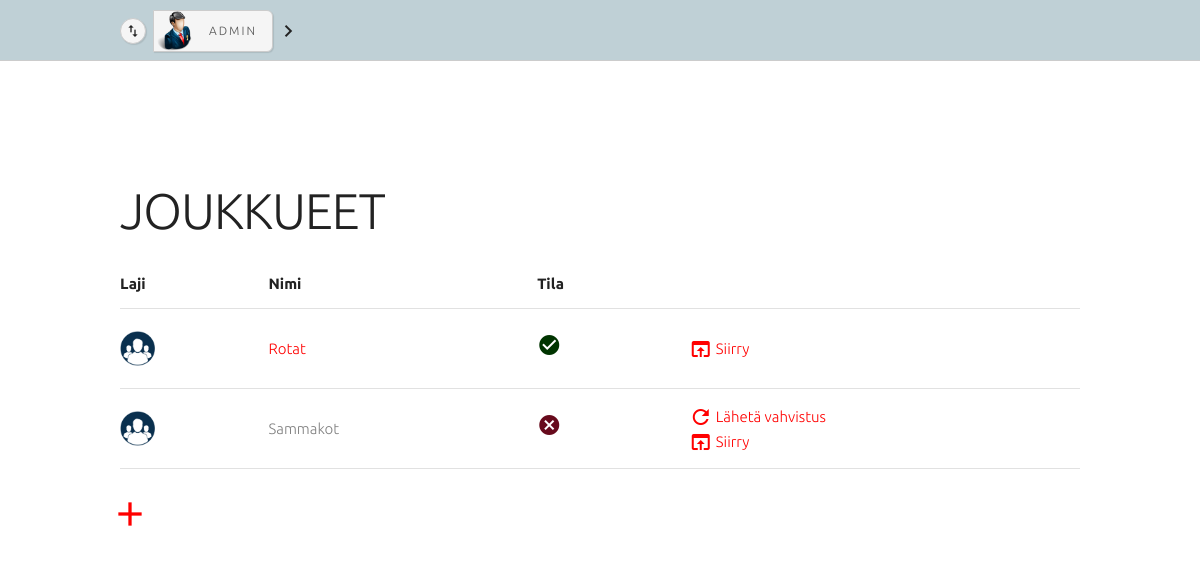
The app's page /teams.php (signed in), older data.
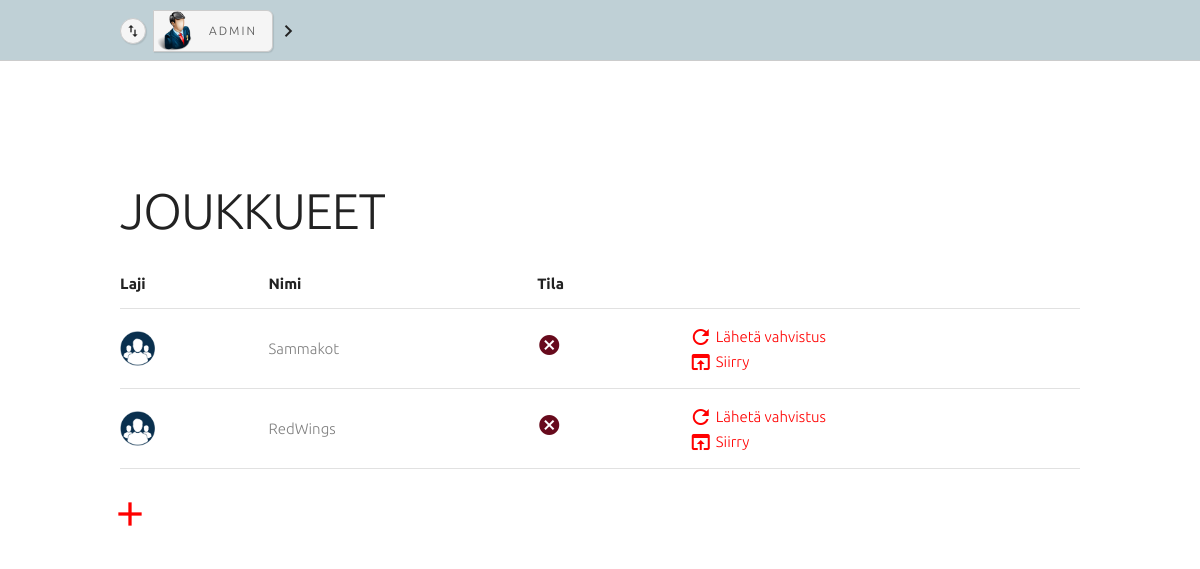
The same page, newer data.
### tables this page shows
CREATE TABLE `team` (
  `id` int(11) NOT NULL,
  `user_id` int(11) NOT NULL,
  `name` varchar(128) NOT NULL
);

CREATE TABLE `user` (
  `id` int(11) NOT NULL,
  `owner_id` int(11) NOT NULL,
  `type` int(11) NOT NULL,
  `uid` varchar(128) NOT NULL,
  `email` varchar(128) NOT NULL,
  `pwd` varchar(128) NOT NULL,
  `hash` char(32) NOT NULL,
  `team_id` int(11) NOT NULL,
  `activated` int(11) NOT NULL
);

### functions.php (the view, shortened to what this page needs)
<?php
function listTeams()
{
	include 'dbh.php';
	$i = 1;
	$id = $_SESSION['id'];
	$stmt = $conn->prepare("SELECT * from team WHERE user_id='$id'");
	$stmt->execute();
  while ($row = $stmt->fetch()) {
  $teamId = $row['id'];
  $showId = $row['id'];
	$stmt2 = $conn->prepare("SELECT * from user WHERE team_id='$teamId'");
	$stmt2->execute();
  $row2 = $stmt2->fetch();
		$showName = $row2['uid'];
		echo '<tr style="min-height: 80px; height: 80px;">';
		echo '<td><img style="width: 35px; height: 35px; vertical-align: middle;" src="images/default_team.png"></td>';
		if ($row2['activated'] == 1) {
			echo '<td><a style="text-decoration:none;" href="profile.php?teamId=' . $showId . '">' . $showName . '</a></td>';
			echo '<td><i style="color: #003400;" class="material-icons">check_circle</i></td>';
			echo '<td><a style="display: inline-block; text-decoration: none; vertical-align: middle;" href="#"><i style="float: left; padding-right: 3px;" class="material-icons">open_in_browser</i>Siirry</a></td>';
		} else {
			echo '<td><a style="text-decoration:none; color:gray;" href="#">' . $showName . '</a></td>';
			echo '<td><i style="color: #670a1c;" class="material-icons">cancel</i></td>';
			echo '<form action="functions.php" method="POST">';
			echo '<td>
				<a style="display: inline-block; text-decoration: none; vertical-align: middle;" href="?sendActivation" name="sendActivation"><i style="float: left; padding-right: 3px;" class="material-icons">refresh</i>Lähetä vahvistus</a>
				<br/>
				<a style="display: inline-block; text-decoration: none; vertical-align: middle;" href="#"><i style="float: left; padding-right: 3px;" class="material-icons">open_in_browser</i>Siirry</a>
			</td>';
			echo '</form>';
		}
		echo '</tr>';
		$i++;
	}
	return $i;
}
?>

### inc/header.php
<!DOCTYPE html>
<html>
  <?php include('inc/head.php'); ?>
<body>
 <?php
    $url = "$_SERVER[REQUEST_URI]";
    if ($url != "/otteluohjelma/index.php" && $url != "/otteluohjelma/error.php" && strpos($url,"verify.php") == false && $url != "/otteluohjelma/register.php") {
    echo "<header>";
    include('inc/nav.php');
    echo "</header>";
  }
?>
<div class="wrapper">

### inc/head.php (shortened to what this page needs)
<head>
  <link rel="stylesheet" type="text/css" href="css/normalize.css">
  <link rel="stylesheet" type="text/css" href="css/skeleton.css">
  <link rel="stylesheet" type="text/css" href="css/style.css">
</head>

### inc/nav.php (shortened to what this page needs)
<nav class="navbar">
    <?php if ($_SESSION['type'] == 0) {
    echo '<div class="row" style="background-color: #BFD0D6;">';
  } else {
    echo '<div class="row" style="background-color: #f7f7f7;">';
  }
    ?>
      <div class="container">
        <ul class="navbar-list">
          <?php
          $session = $profile = $profile2 = $teams = $url = $url2 = $url3 = "";
          if (isset($_SESSION)) {
            if (isset($_SESSION['teamId'])) {
              $profile = 'profile.php?teamId=' . $_SESSION['teamId'];
            } else {
              $profile = 'profile.php';
            }
          }
          $url        =   'location.href="'.$profile.'"';
          $id         =   $_SESSION['id'];
          $uid        =   $_SESSION['uid'];
          if (isset($_SESSION['teamId'])) {
            $fileName = 'images/logos/'.$teamUid.$teamId.'.jpg';
            if (file_exists($fileName)){
              $profileLink = $url;
              $profileFile = $fileName;
              $profileName = $teamUid;
            }else{
              $profileLink = $url;
              $profileFile = "images/logos/joukkueet.png";
              $profileName = $teamUid;
            }
          }else{
            $fileName = 'images/logos/'.$uid.$id.'.jpg';
            if (file_exists($fileName)){
              $profileFile = $fileName;
              $profileName = $uid;
            }else{
              $profileLink = $url;
              $profileFile = "images/logos/seura.png";
              $profileName = $uid;
            }
          }
          echo '<li class="liLogo navbar-item">
                  <i class="material-icons changeTeam">import_export</i>
                  <div class="btn openNav">
                    <a class="navbar-link">
                      <div class="ctx">
                        <div class="ctx-r">
                          <div class="avatar" style="background-image: url(' . $profileFile . ');"></div>
                        </div>
                        <div class="ctx-r">
                          <div class="name">' . $profileName . '</div>
                        </div>
                      </div>
                    </a>
                  </div>
                  <i class="material-icons openNav">keyboard_arrow_right</i>
                </li>';
          ?>
      </ul>
    </div>
  </div>
</nav>

### teams.php (shortened to what this page needs)
<?php
  include('inc/header.php');
  include('functions.php');
?>
  <div class="container">
    <div class="row">
      <div class="twelve columns">
        <h1 style="text-transform: uppercase;">
          Joukkueet
        </h1>
      </div>
    </div>
    <div class="row">
      <div class="twelve columns">
<form id="form" action="functions.php" method="POST">
          <table class='u-full-width'>
          <thead>
              <tr>
                <th>Laji</th>
                <th>Nimi</th>
                <th>Tila</th>
               <th></th>
                  </tr>
            </thead>
          <?php
            $count = listTeams();
          ?>
          </table>
        </div>
        <div class="twelve columns">
          <a href="#" id="iconAddTeam" onclick="addInput()">
            <i style="position:relative;font-size:40px; left:-10px"class="material-icons">add box</i>
          </a>
        </div>
    </div>
  </div>
  <?php
    include ('inc/footer.php');
  ?>

### inc/footer.php (shortened to what this page needs)
   </div>
</body>
</html>

### css/skeleton.css (style rules this page uses)
.container { position: relative; width: 100%; max-width: 960px; margin: 0 auto; padding: 0 20px; box-sizing: border-box; }
.column, .columns { width: 100%; float: left; box-sizing: border-box; }
@media (min-width: 400px) { .container { width: 85%; padding: 0; } }
@media (min-width: 550px) { .container { width: 80%; } }
@media (min-width: 550px) { .column, .columns { margin-left: 4%; } }
@media (min-width: 550px) { .column:first-child, .columns:first-child { margin-left: 0; } }
@media (min-width: 550px) { .twelve.columns { width: 100%; margin-left: 0; } }
html { font-size: 62.5%; }
body { font-size: 1.5em; line-height: 1.6; font-weight: 300; font-family: "Ubuntu", "Raleway", "HelveticaNeue", "Helvetica Neue", Helvetica, Arial, sans-serif; color: #222; }
h1, h2, h3, h4, h5, h6 { margin-top: 0; margin-bottom: 2rem; font-weight: 300; }
h1 { font-size: 4.0rem; line-height: 1.2; letter-spacing: -.1rem; }
@media (min-width: 550px) { h1 { font-size: 5.0rem; } }
a { color: #1EAEDB; }
ul { list-style: circle inside; }
ol, ul { padding-left: 0; margin-top: 0; }
li { margin-bottom: 1rem; }
th, td { padding: 12px 15px; text-align: left; border-bottom: 1px solid #E1E1E1; }
th:first-child, td:first-child { padding-left: 0; }
th:last-child, td:last-child { padding-right: 0; }
pre, blockquote, dl, figure, table, p, ul, ol, form { margin-bottom: 2.5rem; }
.u-full-width { width: 100%; box-sizing: border-box; }
.container:after, .row:after, .u-cf { content: ""; display: table; clear: both; }

### css/style.css (style rules this page uses)
* { box-sizing: border-box; padding: 0; margin: 0; }
img { -webkit-user-select: none !important; -moz-user-select: none !important; -ms-user-select: none !important; user-select: none !important; }
html { height: 100%; }
body { overflow-y: scroll; }
a { color: red; }
header { width: 100%; border-bottom: 1px solid #ccc; background-color: transparent; position: absolute; top: 0; z-index: 100; left: 0; }
.wrapper { margin-top: 180px; }
.navbar-list { list-style: none; margin-bottom: 0; }
.navbar-item { position: relative; float: left; margin-bottom: 0; margin-right: 21px; height: 60px; line-height: 60px; }
.navbar-link { text-transform: uppercase; font-size: 11px; font-weight: 300; letter-spacing: .2rem; text-decoration: none; color: #555; cursor: pointer; }
.liLogo { padding: 10px 0px; line-height: initial; margin-right: 10px; }
.liLogo .openNav, .liLogo .changeTeam, .btn { display: inline-block; cursor: pointer; vertical-align: middle; }
.liLogo .changeTeam { border-radius: 50%; padding: 4px; margin-right: 4px; border: 1px solid #ccc; background-color: #f5f5f5; box-shadow: 1px 1px 1px rgba(0,0,0,0.1); font-size: 16px; }
.btn { margin: 0; }
.ctx { border: 1px solid #ccc; border-bottom-right-radius: 6px; border-top-right-radius: 6px; background-color: #f5f5f5; float: left; box-shadow: 1px 1px 1px rgba(0,0,0,0.1); cursor: pointer; }
.ctx .ctx-r { display: inline-block; height: 40px; vertical-align: middle; }
.ctx .avatar { width: 40px; height: 40px; background-image: url('../images/default.png'); background-size: 100% 100%; background-repeat: no-repeat; background-position: center; }
.ctx .name { float: left; position: relative; top: 13px; padding: 0px 15px 0px 10px; font-size: 12px; font-weight: 300; letter-spacing: .2rem; color: #555; }

Row changes from the older to the newer data that the page shows:
removed team: user.uid "Rotat"
added team: user.uid "RedWings"
